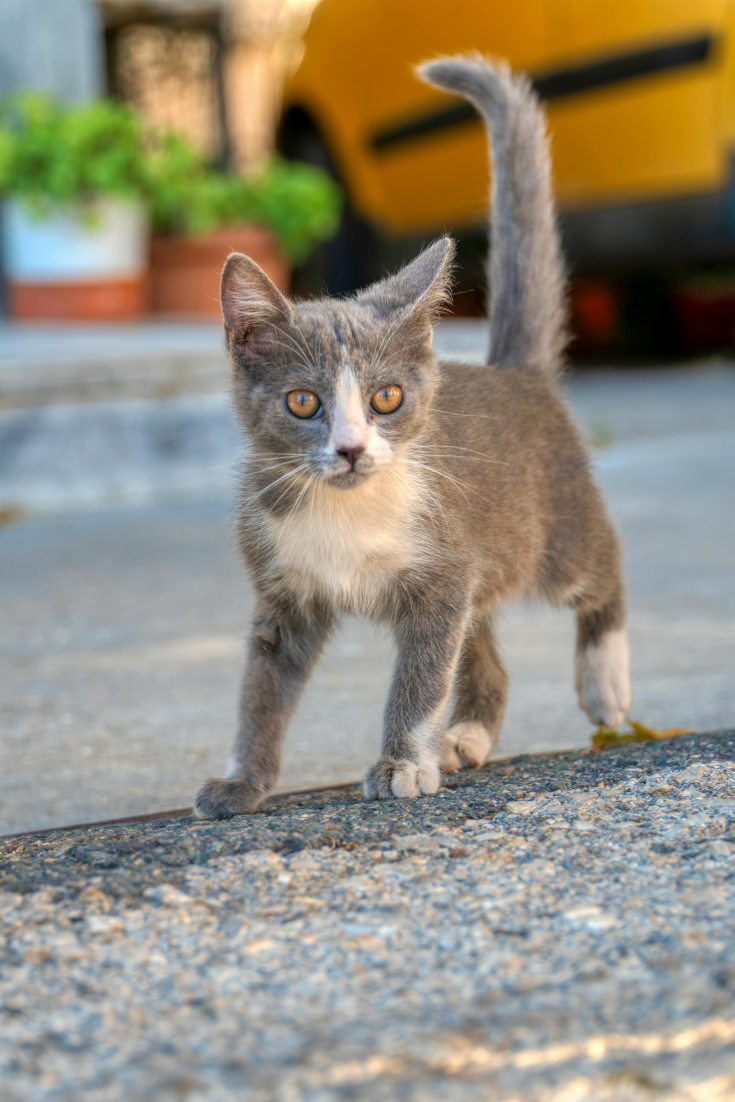
#> input picture Class_Codes/Lab3_16_JAN_CN_MAMSADAF_MAMSAMRISH/pexels-alexravvas-26611787.jpg, 3671 x 5506 px (shown at 1/5 size)
$ jupyter execute channels.ipynb
#> lines starting #> are read from the running program, lines starting #| are printed output that depends on the picture
### Importing all Required Libraries

[cell 1]
import numpy as np
import matplotlib.pyplot as plt
import pandas as pd
import cv2

### Reading the Image

[cell 2]
image = cv2.imread('pexels-alexravvas-26611787.jpg')
#> image is the input picture: shape (5506, 3671, 3); mean B, G, R 123.1, 139.5, 145.7
# cv2.imshow('original', image)
# cv2.waitKey(0)
# cv2.destroyAllWindows()

### Displaying the Image Using Matplotlib

[cell 3]
plt.figure(figsize = (10,10))
plt.imshow(cv2.cvtColor(image, cv2.COLOR_BGR2RGB))
plt.title('Original Image')
plt.show()

### Printing Shape of the Image

[cell 4]
print(f" Shape of the Image:: {image.shape}")
#|  Shape of the Image:: (5506, 3671, 3)
print(f" Type of the Image:: {type(image)}")
#|  Type of the Image:: <class 'numpy.ndarray'>

### Resizing the Image & Reshaping the Image

[cell 5]
image1 = image.copy()
image2 = cv2.resize(image1,(500,500))
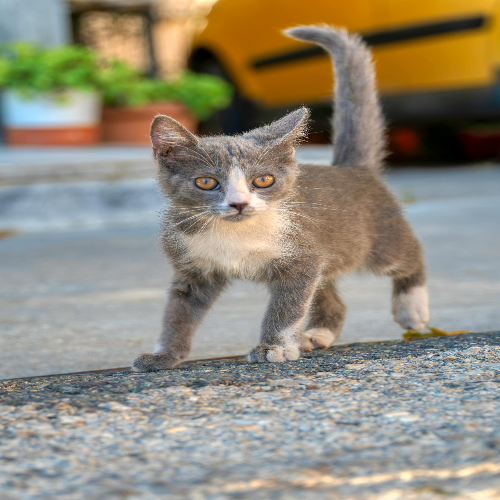
#> image2: shape (500, 500, 3); mean B, G, R 123, 139.4, 145.6
plt.figure(figsize = (10,10))
plt.imshow(cv2.cvtColor(image2, cv2.COLOR_BGR2RGB))
plt.title('Image 2')
plt.show()

### Separating Channels

[cell 6]
red = image2[0:500,0:500,0]
green = image2[:,:,1]
blue = image2[0:500,0:500,2]

[cell 7]
plt.figure(figsize = (10,10))
plt.subplot(1,4,1)
plt.imshow(cv2.cvtColor(image2, cv2.COLOR_BGR2RGB))
plt.title('ALL Channels')
plt.subplot(1,4,2)
plt.imshow(red)
plt.subplot(1,4,3)
plt.imshow(green)
plt.subplot(1,4,4)
plt.imshow(blue)
plt.tight_layout()
plt.show()

[cell 8]
image3 = cv2.vconcat([red,green,blue])
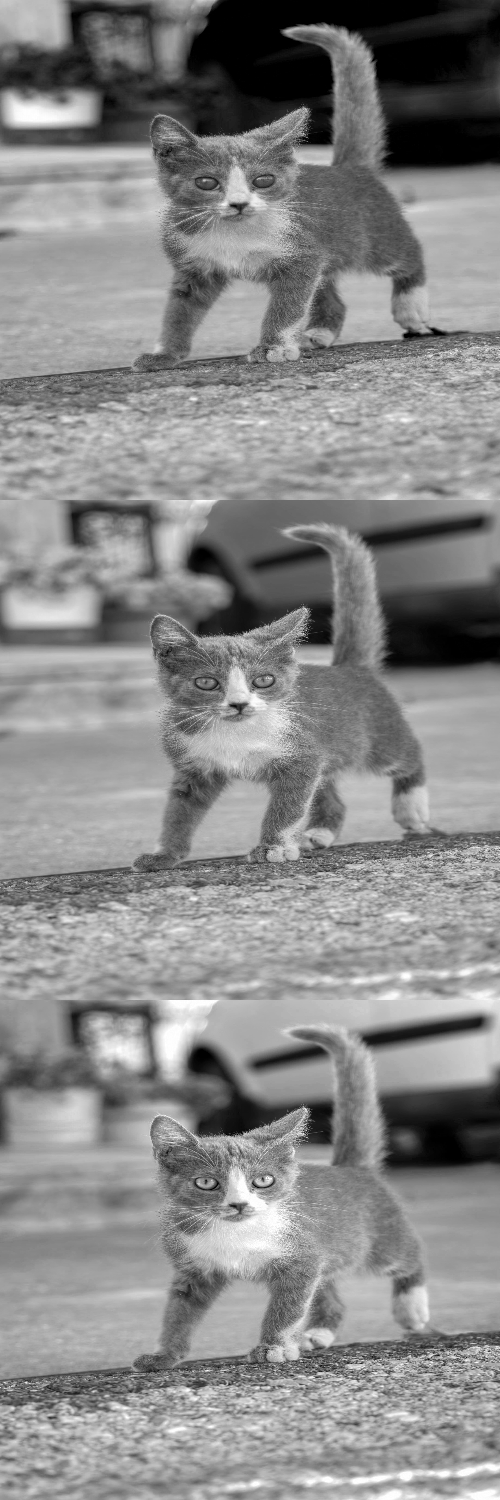
#> image3: shape (1500, 500); min 0, max 255, mean 136
plt.imshow(image3)

[cell 9]
image3 = cv2.hconcat([red,green,blue])
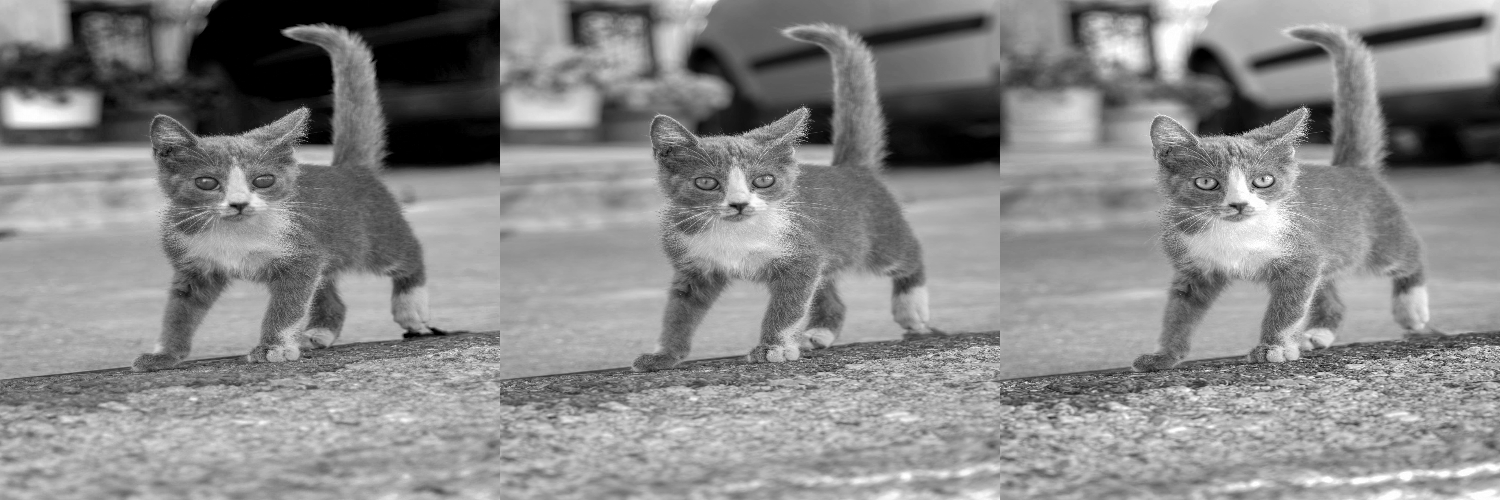
#> image3: shape (500, 1500); min 0, max 255, mean 136
plt.imshow(image3)

[cell 10]
image6 = cv2.cvtColor(image2, cv2.COLOR_BGR2RGB)
image7 = cv2.cvtColor(image2,cv2.COLOR_BGR2GRAY)
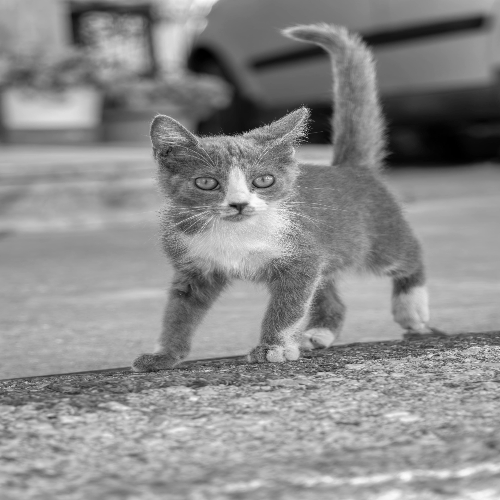
#> image7: shape (500, 500); min 0, max 251, mean 139.4
plt.figure()
plt.subplot(1,3,1)
plt.imshow(image2)
plt.title('Original')
plt.subplot(1,3,2)
plt.imshow(image6)
plt.title('RGB')
plt.subplot(1,3,3)
plt.imshow(image7,cmap='gray')
plt.title('Gray')
plt.show()
#> figure, not shown here; B, G, R data is drawn as R, G, B

[cell 11]
image8 = image2.copy()
image8[:,:,0] = 0  # Red Array Is Set to 0
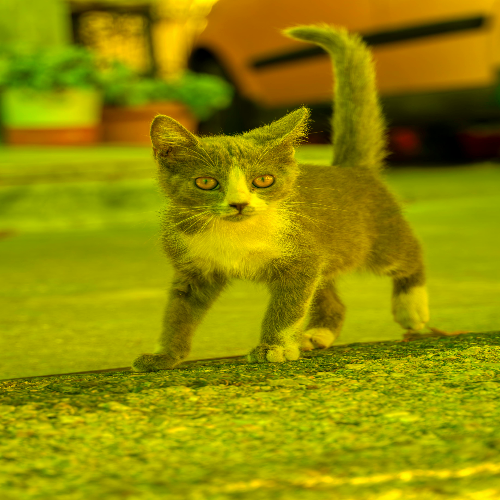
#> image8: shape (500, 500, 3); mean B, G, R 0, 139.4, 145.6
image8[:,:,1] = 0  # Green Array Is Set to 0
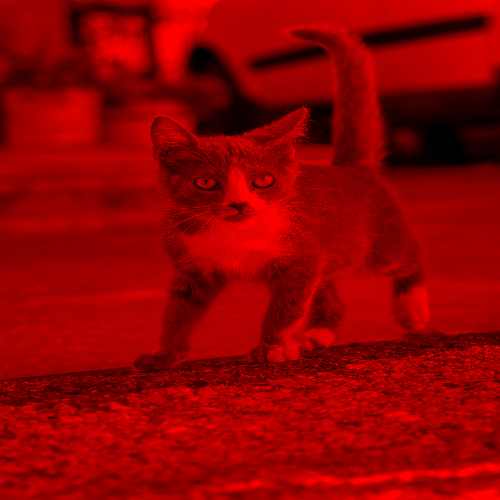
#> image8: shape (500, 500, 3); mean B, G, R 0, 0, 145.6

[cell 12]
image9 = image2.copy()
image9[:,:,0] = 0  # Red Array Is Set to 0
image9[:,:,2] = 0  # Blue Array Is Set to 0
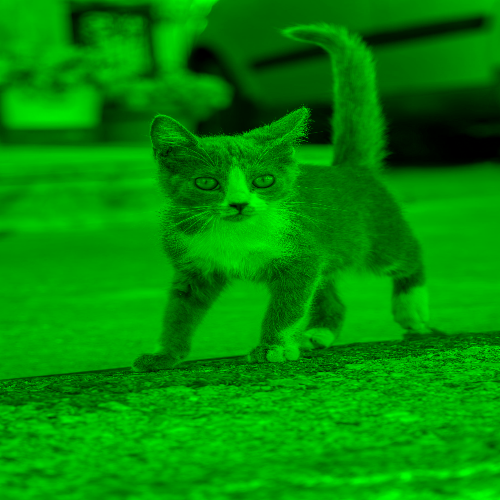
#> image9: shape (500, 500, 3); mean B, G, R 0, 139.4, 0

[cell 13]
image10 = image2.copy()
image10[:,:,1] = 0  # Green Array Is Set to 0
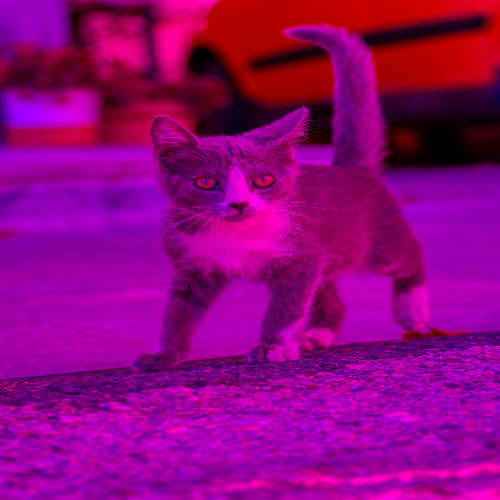
#> image10: shape (500, 500, 3); mean B, G, R 123, 0, 145.6
image10[:,:,2] = 0  # Blue Array Is Set to 0
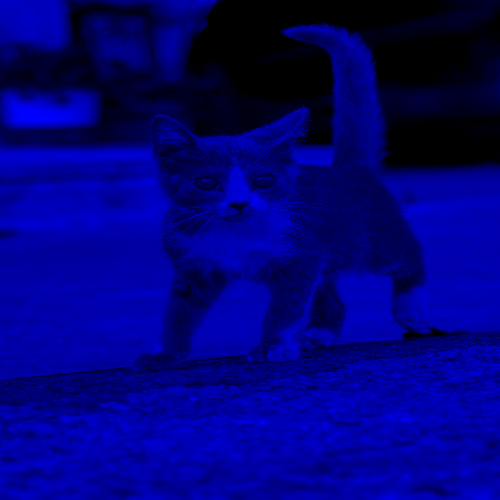
#> image10: shape (500, 500, 3); mean B, G, R 123, 0, 0

### Picture Coloring

[cell 14]
plt.figure(figsize = (10,10))
plt.subplot(1,4,1)
plt.imshow(image8)
plt.title('Blue Image')
plt.subplot(1,4,2)
plt.imshow(image9)
plt.title('Green Image')
plt.subplot(1,4,3)
plt.imshow(image10)
plt.title('Red Image')
plt.subplot(1,4,4)
plt.imshow(image2)
plt.title("Original Image")
plt.tight_layout()
plt.show()
#> figure, not shown here; B, G, R data is drawn as R, G, B

### Picture Indexing

[cell 15]
rows = 250
cols = 300
plt.figure(figsize = (10,10))
plt.imshow(image2[100:rows,150:cols,:])
plt.title('Cropped Image')
plt.show()
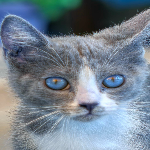
#> shown: shape (150, 150, 3); mean R, G, B 116, 129.6, 142.9

$ run again, with Class_Codes/Lab3_16_JAN_CN_MAMSADAF_MAMSAMRISH/pexels-gammel-23940471.jpg copied over Class_Codes/Lab3_16_JAN_CN_MAMSADAF_MAMSAMRISH/pexels-alexravvas-26611787.jpg
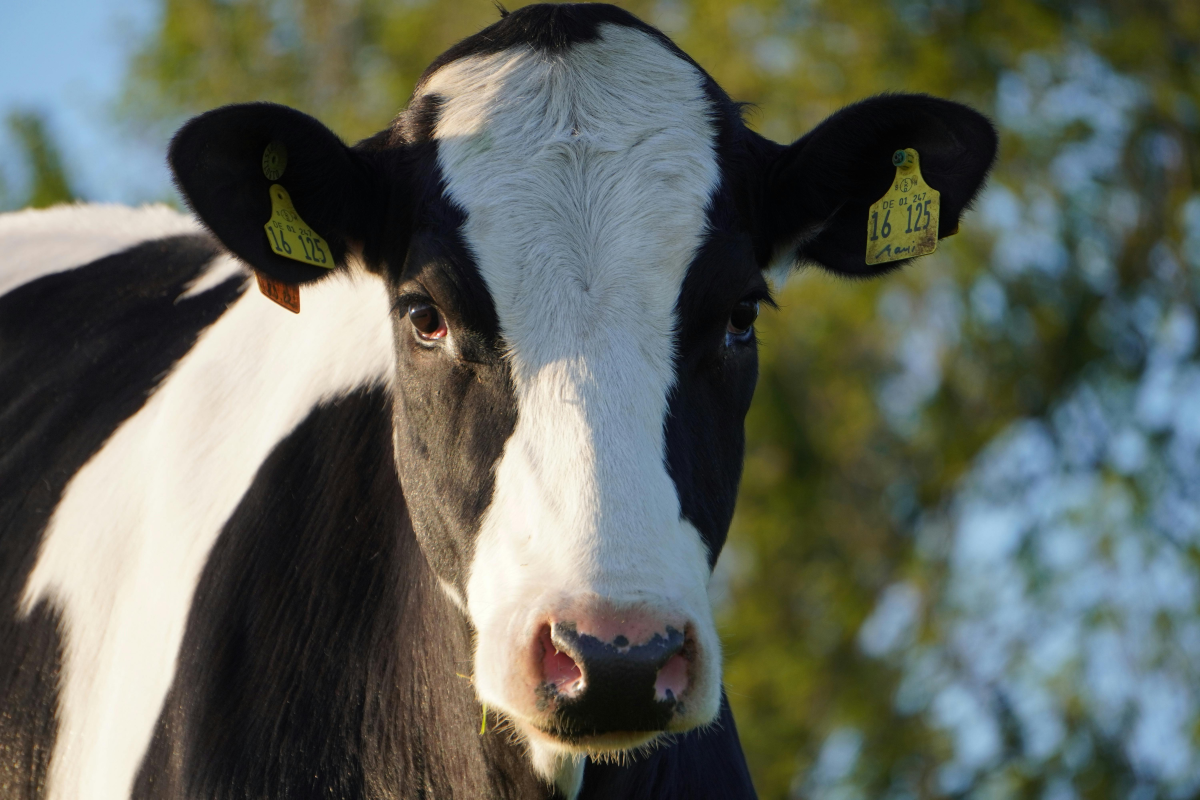
#> input picture Class_Codes/Lab3_16_JAN_CN_MAMSADAF_MAMSAMRISH/pexels-gammel-23940471.jpg, 6000 x 4000 px (shown at 1/5 size)
#> image is the input picture: shape (4000, 6000, 3); mean B, G, R 93.3, 101.8, 96.5
#|  Shape of the Image:: (4000, 6000, 3)
#|  Type of the Image:: <class 'numpy.ndarray'>
#> `image10[:,:,2] = 0`:
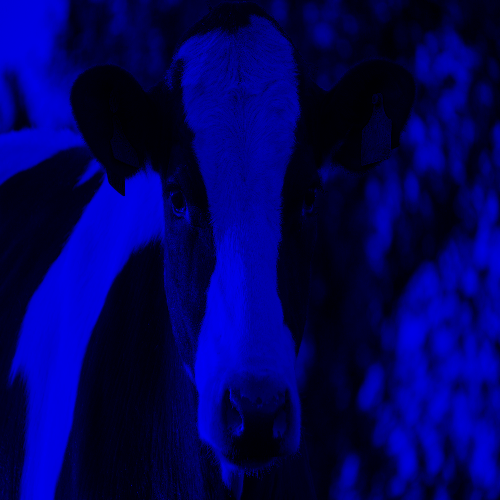
#> image10: shape (500, 500, 3); mean B, G, R 93.5, 0, 0
#> `plt.show()`:
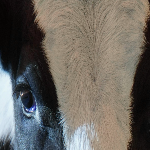
#> shown: shape (150, 150, 3); mean R, G, B 108.4, 103.6, 96.8

$ run again, with Class_Codes/Lab3_16_JAN_CN_MAMSADAF_MAMSAMRISH/pexels-olha-padalka-538960613-17866368.jpg copied over Class_Codes/Lab3_16_JAN_CN_MAMSADAF_MAMSAMRISH/pexels-alexravvas-26611787.jpg
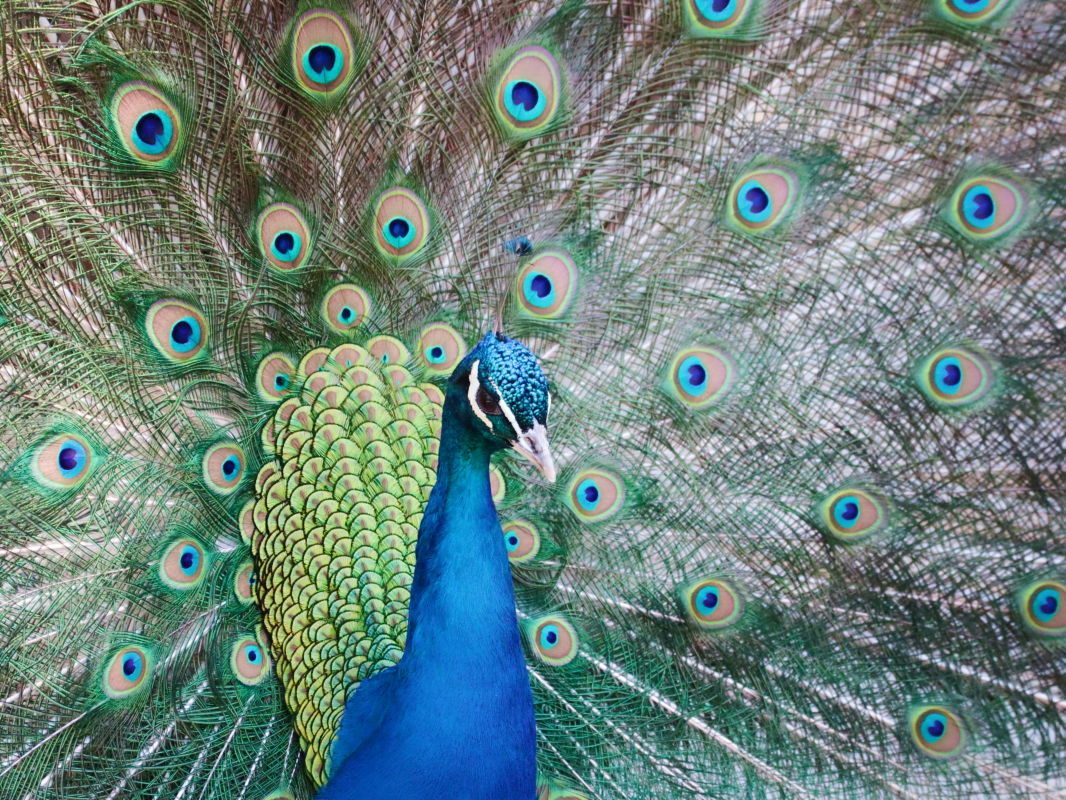
#> input picture Class_Codes/Lab3_16_JAN_CN_MAMSADAF_MAMSAMRISH/pexels-olha-padalka-538960613-17866368.jpg, 5328 x 4000 px (shown at 1/5 size)
#> image is the input picture: shape (4000, 5328, 3); mean B, G, R 125, 130.5, 109.5
#|  Shape of the Image:: (4000, 5328, 3)
#|  Type of the Image:: <class 'numpy.ndarray'>
#> `plt.show()`:
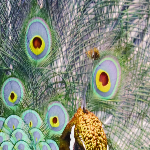
#> shown: shape (150, 150, 3); mean R, G, B 133.6, 142.8, 125.9
